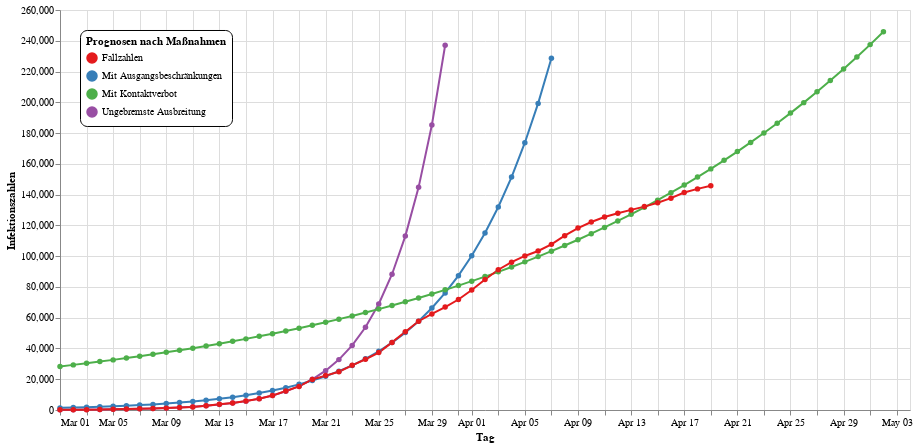

Here is the notebook cell this chart was saved with:
### Code cell
data = pd.read_csv("corona_infections.csv", header=0, names=["day", "cases"])
data["day"] = [dt.datetime.strptime(d + ' 2020', "%b %d %Y") for d in data["day"]]
md1 = dt.datetime(year=2020, month=3, day=20)
md2 = dt.datetime(year=2020, month=3, day=28)
c0 = np.array(data[data["day"] <= md1]["cases"])
d0 = np.array([d.toordinal() for d in data[data["day"] <= md1]["day"]])
c1 = np.array(data[(md1 <= data["day"])][(data["day"] <= md2)]["cases"])
d1 = np.array([d.toordinal() for d in data[md1 <= data["day"]][data["day"] <= md2]["day"]])
c2 = np.array(data[md2 <= data["day"]]["cases"])
d2 = np.array([d.toordinal() for d in data[md2 <= data["day"]]["day"]])
par0, _ = curve_fit(
    corona_curve, 
    xdata=d0, 
    ydata=c0, 
    p0=[c0[0], dt.datetime(year=2020, month=3, day=1).toordinal(), 8e-9, 5.6e7],
    bounds=(
        [0, d0[0], 1e-11, c0[-1]], 
        [c0[-1], dt.datetime(year=2021, month=6, day=1).toordinal(), 1e-8, 8.35e7])
)
par1, _ = curve_fit(
    corona_curve, 
    xdata=d1, 
    ydata=c1, 
    p0=[c1[0], dt.datetime(year=2020, month=3, day=20).toordinal(), 8e-9, 5.6e7],
    bounds=(
        [0, d1[0], 1e-11, c1[-1]], 
        [c1[-1], dt.datetime(year=2021, month=6, day=1).toordinal(), 1e-8, 8.35e7])
)
par2, _ = curve_fit(
    corona_curve, 
    xdata=d2, 
    ydata=c2, 
    p0=[c2[0], dt.datetime(year=2020, month=3, day=28).toordinal(), 8e-9, 5.6e7],
    bounds=(
        [0, d2[0], 1e-11, c2[-1]], 
        [c2[-1], dt.datetime(year=2021, month=6, day=1).toordinal(), 1e-8, 8.35e7])
)
print(par0, "\n", par1, "\n", par2)
data = data[data["day"] >= dt.datetime(year=2020, month=3, day=1)]
data = data.rename(columns={"day": "Tag", "cases": "Infektionszahlen"})
data["Typ"] = ["Fallzahlen" for d in data["Tag"]]
data["Typ"] = data["Typ"].astype(str)
data_count = len(data) + 15
for par, t in [(par0, "Ungebremste Ausbreitung"), 
               (par1, "Mit Ausgangsbeschränkungen"), 
               (par2, "Mit Kontaktverbot")]:
    for i in range(data_count):
        curve_value = corona_curve((list(data["Tag"])[0] + dt.timedelta(days=i)).toordinal(), *par)
        data = data.append(pd.DataFrame(
            [[list(data["Tag"])[0] + dt.timedelta(days=i), 
              curve_value if curve_value < 250000 else None,
              t]],
            columns=("Tag", "Infektionszahlen", "Typ")
        ), ignore_index=True)
data = data.tail(len(data)-data_count+15).append(data.head(data_count-15), ignore_index=True)
line = alt.Chart(data).mark_line(point=True).encode(
    alt.X("monthdate(Tag)", title="Tag"),
    alt.Y("Infektionszahlen:Q", title="Infektionszahlen"),
    color=alt.Color("Typ:N", 
                    scale=alt.Scale(scheme="set1"),
                    legend=alt.Legend(
        orient="none", legendX=20, legendY=20,
        fillColor="white", strokeColor="black", cornerRadius=7, padding=6,
        title="Prognosen nach Maßnahmen"))
)
nearest = alt.selection(type='single', nearest=True, on='mouseover',
                        fields=['Tag'], empty='none')
selectors = alt.Chart(data).mark_point().encode(
    alt.X("monthdate(Tag)", title="Tag"),
    opacity=alt.value(0),
).add_selection(nearest)
points = line.mark_point().encode(
    opacity=alt.condition(nearest, alt.value(1), alt.value(0))
)
text = line.mark_text(align='left', dx=5, dy=5).encode(
    text=alt.condition(nearest, 'Infektionszahlen:Q', alt.value(' '))
)
rules = alt.Chart(data).mark_rule(color='gray').encode(
    alt.X("monthdate(Tag)", title="Tag"),
).transform_filter(nearest)
alt.layer(
    line, selectors, points, rules, text
).properties(width=850, height=400)

### Figure 1 — Vega-Lite specification as saved in the notebook (floating-point values rounded to 4 significant figures; data arrays with more than 128 entries replaced by an {"elided": "..."} marker saying what was removed)
{"config": {"view": {"continuousWidth": 400, "continuousHeight": 300}}, "layer": [{"mark": {"type": "line", "point": true}, "encoding": {"color": {"type": "nominal", "field": "Typ", "legend": {"cornerRadius": 7, "fillColor": "white", "legendX": 20, "legendY": 20, "orient": "none", "padding": 6, "strokeColor": "black", "title": "Prognosen nach Maßnahmen"}, "scale": {"scheme": "set1"}}, "x": {"type": "temporal", "field": "Tag", "timeUnit": "monthdate", "title": "Tag"}, "y": {"type": "quantitative", "field": "Infektionszahlen", "title": "Infektionszahlen"}}}, {"mark": "point", "encoding": {"opacity": {"value": 0}, "x": {"type": "temporal", "field": "Tag", "timeUnit": "monthdate", "title": "Tag"}}, "selection": {"selector001": {"type": "single", "nearest": true, "on": "mouseover", "fields": ["Tag"], "empty": "none"}}}, {"mark": "point", "encoding": {"color": {"type": "nominal", "field": "Typ", "legend": {"cornerRadius": 7, "fillColor": "white", "legendX": 20, "legendY": 20, "orient": "none", "padding": 6, "strokeColor": "black", "title": "Prognosen nach Maßnahmen"}, "scale": {"scheme": "set1"}}, "opacity": {"condition": {"value": 1, "selection": "selector001"}, "value": 0}, "x": {"type": "temporal", "field": "Tag", "timeUnit": "monthdate", "title": "Tag"}, "y": {"type": "quantitative", "field": "Infektionszahlen", "title": "Infektionszahlen"}}}, {"mark": {"type": "rule", "color": "gray"}, "encoding": {"x": {"type": "temporal", "field": "Tag", "timeUnit": "monthdate", "title": "Tag"}}, "transform": [{"filter": {"selection": "selector001"}}]}, {"mark": {"type": "text", "align": "left", "dx": 5, "dy": 5}, "encoding": {"color": {"type": "nominal", "field": "Typ", "legend": {"cornerRadius": 7, "fillColor": "white", "legendX": 20, "legendY": 20, "orient": "none", "padding": 6, "strokeColor": "black", "title": "Prognosen nach Maßnahmen"}, "scale": {"scheme": "set1"}}, "text": {"condition": {"type": "quantitative", "field": "Infektionszahlen", "selection": "selector001"}, "value": " "}, "x": {"type": "temporal", "field": "Tag", "timeUnit": "monthdate", "title": "Tag"}, "y": {"type": "quantitative", "field": "Infektionszahlen", "title": "Infektionszahlen"}}}], "data": {"name": "data-055eb3ca7747aaeaa41610f5f76c5dd6"}, "height": 400, "width": 850, "$schema": "https://vega.github.io/schema/vega-lite/v4.0.2.json", "datasets": {"data-055eb3ca7747aaeaa41610f5f76c5dd6": {"elided": "245 records"}}}
